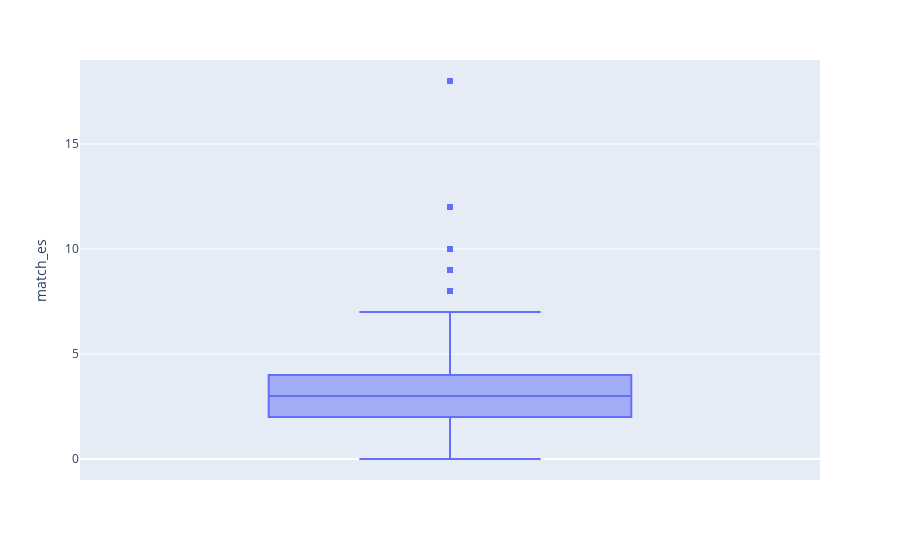

This figure's notebook cell:
### Code cell
fig = px.box(df, y = 'match_es')
fig.show()

### Figure 1 — Plotly figure (JSON) as saved in the notebook; plotly's stock layout.template omitted (floating-point values rounded to 4 significant figures; data arrays with more than 128 entries replaced by an {"elided": "..."} marker saying what was removed)
{"data": [{"alignmentgroup": "True", "hovertemplate": "match_es=%{y}<extra></extra>", "legendgroup": "", "marker": {"color": "#636efa"}, "name": "", "notched": false, "offsetgroup": "", "orientation": "v", "showlegend": false, "type": "box", "x0": " ", "xaxis": "x", "y": {"elided": "8378 float values"}, "y0": " ", "yaxis": "y"}], "layout": {"boxmode": "group", "legend": {"tracegroupgap": 0}, "margin": {"t": 60}, "xaxis": {"anchor": "y", "domain": [0, 1]}, "yaxis": {"anchor": "x", "domain": [0, 1], "title": {"text": "match_es"}}}}
